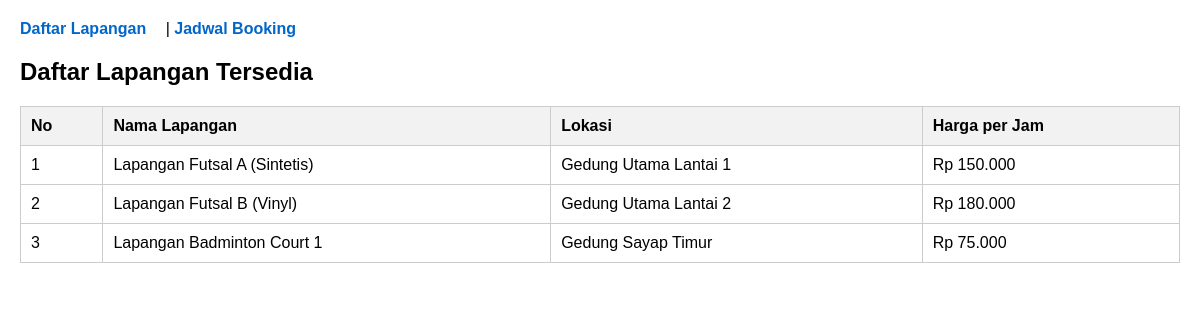
The page / on the database its author committed.
### tables this page shows
CREATE TABLE `lapangan` (
  `id` int(11) NOT NULL,
  `nama_lapangan` varchar(100) NOT NULL,
  `lokasi` varchar(255) NOT NULL,
  `harga_per_jam` decimal(10,2) NOT NULL
);

### index.php (the view, shortened to what this page needs)
<?php
include 'koneksi.php';
$query = "SELECT * FROM lapangan";
$result = mysqli_query($conn, $query);
$daftar_lapangan = mysqli_fetch_all($result, MYSQLI_ASSOC);
?>
<!DOCTYPE html>
<html lang="id">
<head>
</head>
<body>
    <nav>
        <a href="index.php">Daftar Lapangan</a> |
        <a href="jadwal.php">Jadwal Booking</a>
    </nav>
    <h2>Daftar Lapangan Tersedia</h2>
    <table>
        <thead>
            <tr>
                <th>No</th>
                <th>Nama Lapangan</th>
                <th>Lokasi</th>
                <th>Harga per Jam</th>
            </tr>
        </thead>
        <tbody>
            <?php if (!empty($daftar_lapangan)): ?>
                <?php $no = 1; ?>
                <?php foreach ($daftar_lapangan as $lapangan): ?>
                    <tr>
                        <td><?= $no++ ?></td>
                        <td><?= htmlspecialchars($lapangan['nama_lapangan']) ?></td>
                        <td><?= htmlspecialchars($lapangan['lokasi']) ?></td>
                        <td>Rp <?= number_format($lapangan['harga_per_jam'], 0, ',', '.') ?></td>
                    </tr>
                <?php endforeach; ?>
            <?php else: ?>
                <tr>
                    <td colspan="4" style="text-align: center;">Belum ada data lapangan.</td>
                </tr>
            <?php endif; ?>
        </tbody>
    </table>
</body>
</html>

### index.php (style rules this page uses)
body { font-family: Arial, sans-serif; margin: 20px; }
nav { margin-bottom: 20px; }
nav a { margin-right: 15px; text-decoration: none; font-weight: bold; color: #0066cc; }
table { width: 100%; border-collapse: collapse; margin-top: 10px; }
th, td { border: 1px solid #ccc; padding: 10px; text-align: left; }
th { background-color: #f2f2f2; }

### rows shown on the page
lapangan: nama_lapangan "Lapangan Futsal A (Sintetis)", lokasi "Gedung Utama Lantai 1", harga_per_jam "150.000"
lapangan: nama_lapangan "Lapangan Futsal B (Vinyl)", lokasi "Gedung Utama Lantai 2", harga_per_jam "180.000"
lapangan: nama_lapangan "Lapangan Badminton Court 1", lokasi "Gedung Sayap Timur", harga_per_jam "75.000"
